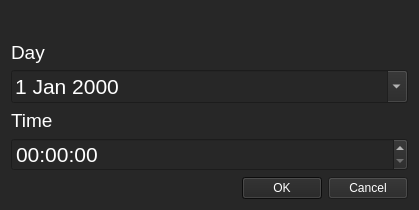
<?xml version="1.0" encoding="UTF-8"?>
<ui version="4.0">
 <class>Upload_Time_for_video</class>
 <widget class="QDialog" name="Upload_Time_for_video">
  <property name="windowModality">
   <enum>Qt::NonModal</enum>
  </property>
  <property name="geometry">
   <rect>
    <x>0</x>
    <y>0</y>
    <width>419</width>
    <height>200</height>
   </rect>
  </property>
  <property name="sizePolicy">
   <sizepolicy hsizetype="Fixed" vsizetype="Fixed">
    <horstretch>0</horstretch>
    <verstretch>0</verstretch>
   </sizepolicy>
  </property>
  <property name="maximumSize">
   <size>
    <width>600</width>
    <height>200</height>
   </size>
  </property>
  <property name="windowTitle">
   <string>Upload Time</string>
  </property>
  <property name="styleSheet">
   <string notr="true">background-color: rgb(39, 39, 39);
color: rgb(255, 255, 255);
alternate-background-color: rgb(39, 39, 39);
selection-background-color: rgb(15, 15, 15);</string>
  </property>
  <layout class="QVBoxLayout" name="verticalLayout">
   <item>
    <widget class="QLabel" name="Video_label">
     <property name="font">
      <font>
       <family>Arial</family>
       <pointsize>16</pointsize>
       <weight>75</weight>
       <bold>true</bold>
      </font>
     </property>
     <property name="text">
      <string/>
     </property>
     <property name="alignment">
      <set>Qt::AlignCenter</set>
     </property>
    </widget>
   </item>
   <item>
    <layout class="QGridLayout" name="gridLayout">
     <item row="0" column="1">
      <widget class="QLabel" name="label_Day">
       <property name="font">
        <font>
         <family>Arial</family>
         <pointsize>14</pointsize>
        </font>
       </property>
       <property name="text">
        <string>Day</string>
       </property>
      </widget>
     </item>
     <item row="3" column="1">
      <widget class="QTimeEdit" name="Time">
       <property name="font">
        <font>
         <family>Arial</family>
         <pointsize>16</pointsize>
        </font>
       </property>
      </widget>
     </item>
     <item row="1" column="1">
      <widget class="QDateEdit" name="Day">
       <property name="font">
        <font>
         <family>Arial</family>
         <pointsize>16</pointsize>
        </font>
       </property>
       <property name="calendarPopup">
        <bool>true</bool>
       </property>
      </widget>
     </item>
     <item row="2" column="1">
      <widget class="QLabel" name="label_Time">
       <property name="font">
        <font>
         <family>Arial</family>
         <pointsize>14</pointsize>
        </font>
       </property>
       <property name="text">
        <string>Time</string>
       </property>
      </widget>
     </item>
    </layout>
   </item>
   <item>
    <widget class="QDialogButtonBox" name="buttonBox">
     <property name="orientation">
      <enum>Qt::Horizontal</enum>
     </property>
     <property name="standardButtons">
      <set>QDialogButtonBox::Cancel|QDialogButtonBox::Ok</set>
     </property>
    </widget>
   </item>
  </layout>
 </widget>
 <resources/>
 <connections>
  <connection>
   <sender>buttonBox</sender>
   <signal>accepted()</signal>
   <receiver>Upload_Time_for_video</receiver>
   <slot>accept()</slot>
   <hints>
    <hint type="sourcelabel">
     <x>248</x>
     <y>254</y>
    </hint>
    <hint type="destinationlabel">
     <x>157</x>
     <y>274</y>
    </hint>
   </hints>
  </connection>
  <connection>
   <sender>buttonBox</sender>
   <signal>rejected()</signal>
   <receiver>Upload_Time_for_video</receiver>
   <slot>reject()</slot>
   <hints>
    <hint type="sourcelabel">
     <x>316</x>
     <y>260</y>
    </hint>
    <hint type="destinationlabel">
     <x>286</x>
     <y>274</y>
    </hint>
   </hints>
  </connection>
 </connections>
</ui>
